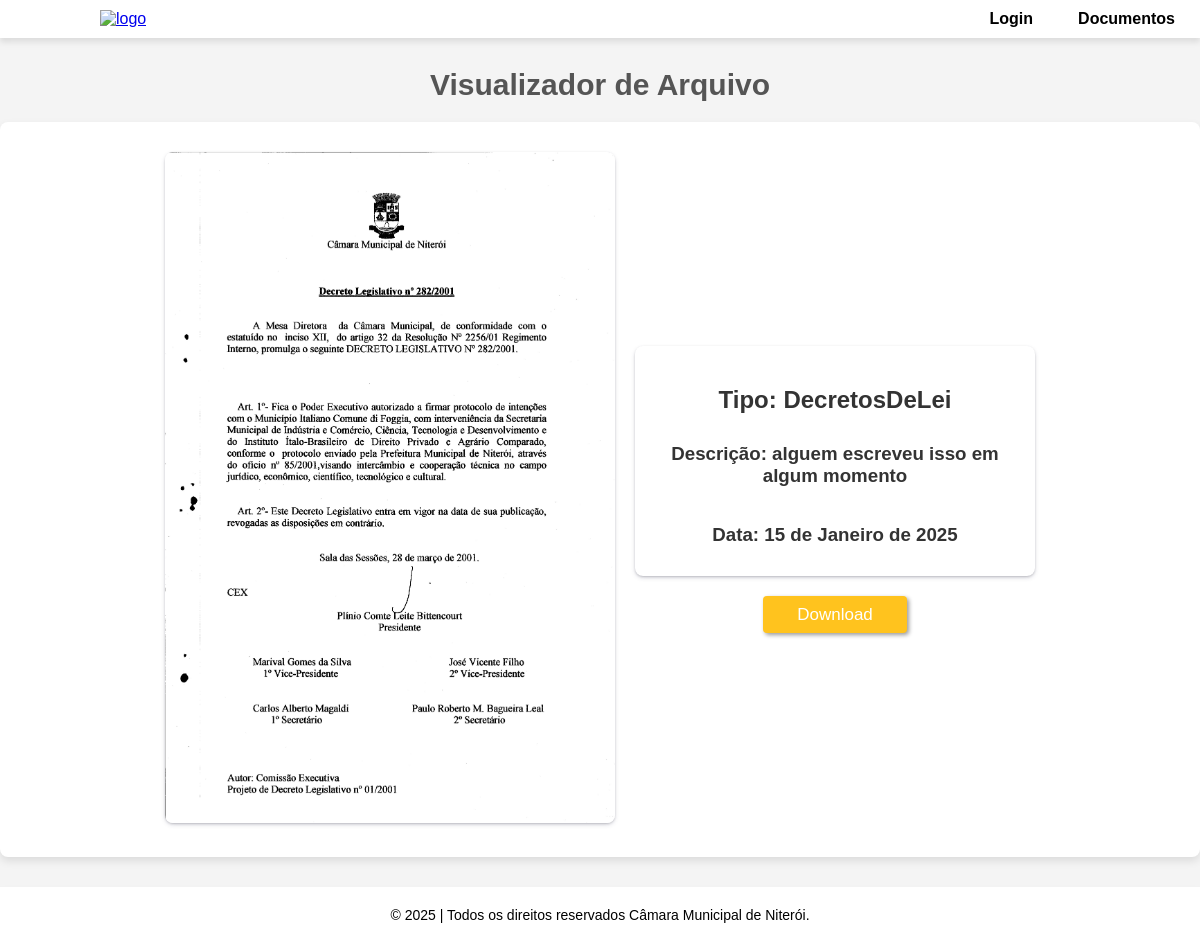
Screenshot of /docs/20/ with the database file from the repository.
### docs/models.py (models this page shows, shortened)
class Docs(models.Model):#tabela documentos
    id = models.AutoField(primary_key=True)
    tipe = models.ForeignKey(Type, on_delete=models.PROTECT, related_name='type_doc')
    autor = models.CharField(max_length=200)
    date = models.DateField(blank=True, null=True)
    photo = models.FileField(upload_to='docs/', blank=True, null=True)
    description=models.CharField(max_length=200,blank=True,null=True)
    numProtocolo = models.CharField(max_length=15, blank=True, null=True)

class Type(models.Model):
    id = models.AutoField(primary_key=True)
    name = models.CharField(max_length=100)
    def __str__(self):
      return self.name

### docs/views.py (the view)
# urls.py: path('docs/<int:doc_id>/', docs_vizualizer, name='docs_vizualizer'),
def docs_vizualizer(request, doc_id):
    doc = get_object_or_404(Docs, id=doc_id)
    return render(request, 'vizualizer.html', {'doc': doc})

### docs/templates/vizualizer.html (shortened to what this page needs)
{% extends 'base.html' %}
 {% block content %}
 <html lang="pt-BR">
  <head>
  </head>
  <body>
  <div class="container">
  <h1>Visualizador de Arquivo</h1>
  <div class="container-arquivo">
    <div class="image-container">
        <img src="{{ doc.photo.url }}" alt="Documento">
    </div>
    <div class="image-description">
      <div class="description">
      <h2 class="title-image">Tipo: {{ doc.tipe }}</h2>
      <h3 class="description-text">Descrição: {{ doc.description }} </h3>
      <h3 class="information">Data: {{ doc.date }}</h3>
      </div>
      <div class="buttons">
          <a href="{{ doc.photo.url }}" download><button>Download</button></a>
      </div>
    </div>
  </div>
</div>
  </body>
  </html>
{% endblock %}

### app/templates/base.html (style rules this page uses)
:root { --primary-color: #ffffff; --secondary-color: #ffffff; --background-color: #f4f4f4; --text-color: #333; --text-light: #777; --box-shadow: 0 4px 6px rgba(0, 0, 0, 0.1); --margem-padrao:30px }
html { height: 100%; margin: 0; padding: 0; width: 100%; }
body { font-family: Arial, sans-serif; background-color: var(--background-color); margin: 0; padding: 0; color: var(--text-color); height: 100%; margin: 0; padding: 0; width: 100%; }
h1 { text-align: center; }
button { padding: 10px 20px; background-color: var(--secondary-color); color: #fff; border: none; border-radius: 5px; cursor: pointer; font-size: 14px; transition: background 0.3s ease; }

### docs/templates/vizualizer.html (style rules this page uses)
.container-arquivo { padding: 0; margin: 0; font-family: Arial, sans-serif; background-color: #fafafa; color: #333; display: flex; align-items: center; justify-content: center; flex-direction: row; }
.container-arquivo { display: flex; justify-content: center; align-items: center; flex-wrap: wrap; padding: 20px; max-width: 1200px; margin: 0 auto; box-shadow: 0 4px 8px rgba(0, 0, 0, 0.1); background-color: #ffffff; border-radius: 8px; }
.image-description { display: flex; flex-direction: column; }
.image-container { max-width: 450px; margin: 10px; }
.image-container img { width: 100%; height: auto; border-radius: 8px; box-shadow: rgba(50, 50, 93, 0.25) 0px 2px 5px -1px, rgba(0, 0, 0, 0.3) 0px 1px 3px -1px; }
h1 { text-align: center; margin-bottom: 20px; font-size: 30px; color: #555; }
h2.title-image, h3.description, h3.information { margin-bottom: 10px; }
.buttons { align-items: right; display: flex; gap: 20px; padding: 10px; align-items: center; justify-content: center; }
button { align-items: center; font-size: 17px; padding: 0.5em 2em; border: none; box-shadow: 2px 2px 4px rgba(0, 0, 0, 0.4); background: rgb(255, 195, 30); color: white; border-radius: 4px; cursor: pointer; transition: background 0.3s, transform 0.1s; }
.description { width: 100%; max-width: 400px; padding: 20px; box-sizing: border-box; display: flex; flex-direction: column; align-items: center; text-align: center; border-radius: 8px; box-shadow: rgba(50, 50, 93, 0.25) 0px 2px 5px -1px, rgba(0, 0, 0, 0.3) 0px 1px 3px -1px; margin: 10px; }

### rows the page displays
Docs: photo (picture), tipe "DecretosDeLei", description "alguem escreveu isso em algum momento", date "15 de Janeiro de 2025"
